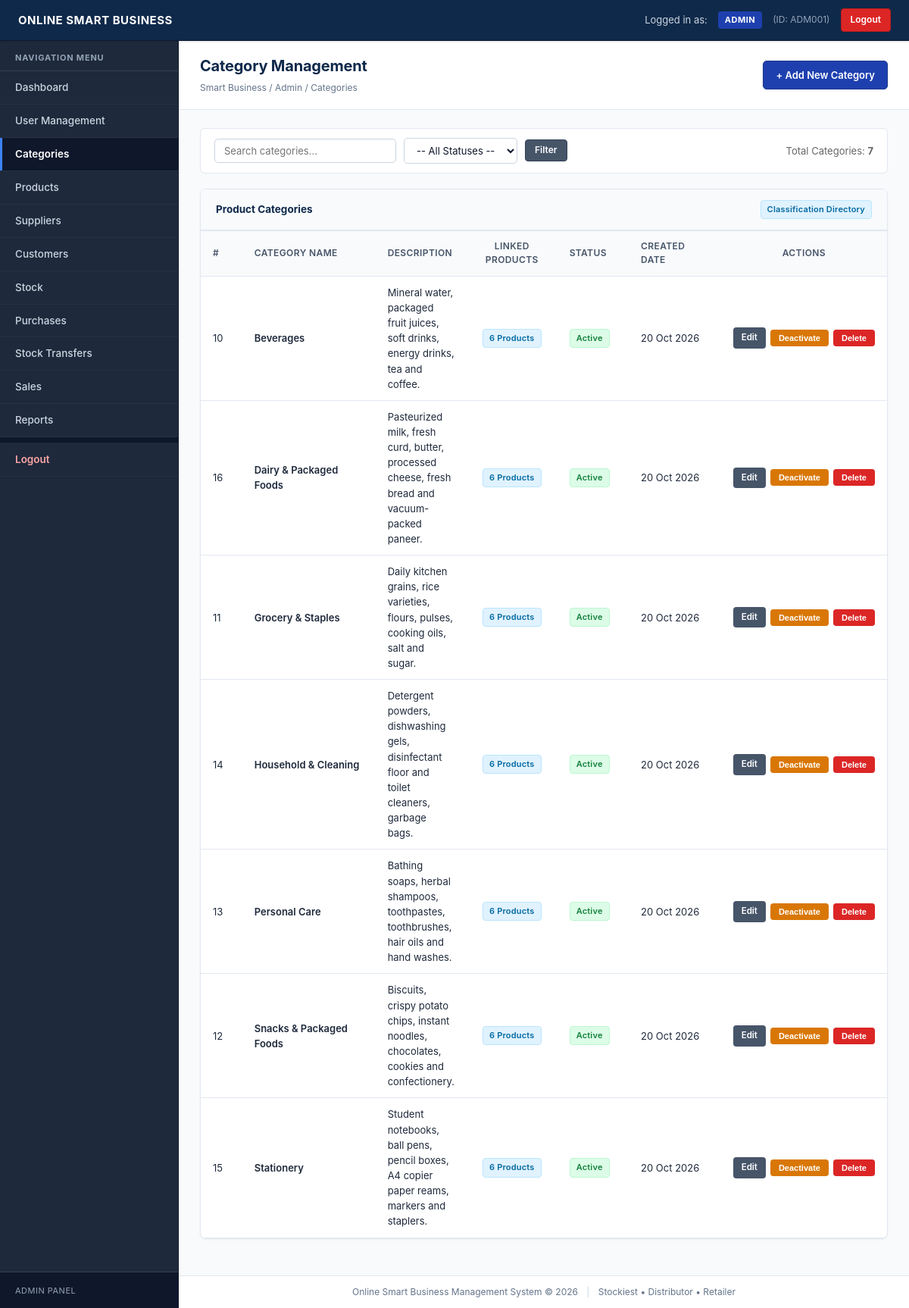
Screenshot of /categories/index.php (signed in) with the database file from the repository.
### tables this page shows
CREATE TABLE IF NOT EXISTS `categories` (
    `id` INT(11) NOT NULL AUTO_INCREMENT,
    `category_name` VARCHAR(100) NOT NULL UNIQUE,
    `description` TEXT DEFAULT NULL,
    `status` ENUM('Active', 'Inactive') DEFAULT 'Active',
    `created_at` TIMESTAMP NOT NULL DEFAULT CURRENT_TIMESTAMP,
    PRIMARY KEY (`id`)
);

### includes/auth.php (called while the page is built, shortened)
<?php
function is_logged_in() {
    return isset($_SESSION['user_db_id']) && !empty($_SESSION['user_db_id']);
}
function get_logged_in_user() {
    return [
        'id'        => $_SESSION['user_db_id'],
        'user_id'   => $_SESSION['user_id'],
        'full_name' => $_SESSION['full_name'],
        'role_id'   => $_SESSION['role_id'],
        'role_name' => $_SESSION['role_name']
    ];
}
function e($str) {
    return htmlspecialchars((string)($str ?? ''), ENT_QUOTES, 'UTF-8');
}
?>

### categories/index.php (the view, shortened to what this page needs)
<?php
require_once '../config/database.php';
require_once '../includes/auth.php';
$active_menu = 'categories';
$search = trim($_GET['search'] ?? '');
$where_clauses = [];
$where_sql = !empty($where_clauses) ? 'WHERE ' . implode(' AND ', $where_clauses) : '';
$query = "SELECT c.*, COUNT(p.id) as product_count
          FROM categories c
          LEFT JOIN products p ON c.id = p.category_id
          {$where_sql}
          GROUP BY c.id
          ORDER BY c.category_name ASC";
$stmt = mysqli_prepare($conn, $query);
mysqli_stmt_execute($stmt);
$result = mysqli_stmt_get_result($stmt);
include '../includes/header.php';
?>
<div class="page-header">
    <div>
        <h1>Category Management</h1>
        <div class="page-breadcrumb">Smart Business / Admin / Categories</div>
    </div>
    <div>
        <a href="create.php" class="btn btn-primary">+ Add New Category</a>
    </div>
</div>
<div class="page-content">
    <div class="filter-bar">
        <form method="GET" action="index.php" class="filter-form">
            <input type="text" name="search" placeholder="Search categories..." value="<?php echo e($search); ?>" style="min-width: 240px;">
            <select name="status">
                <option value="">-- All Statuses --</option>
            </select>
            <button type="submit" class="btn btn-secondary btn-sm">Filter</button>
        </form>
        <div style="font-size: 13px; color: #666;">
            Total Categories: <strong><?php echo mysqli_num_rows($result); ?></strong>
        </div>
    </div>
    <div class="card">
        <div class="card-header">
            <span>Product Categories</span>
            <span class="badge badge-info">Classification Directory</span>
        </div>
        <div class="card-body" style="padding: 0;">
            <?php if (mysqli_num_rows($result) === 0): ?>
                <div style="padding: 30px; text-align: center; color: #777;">
                    <p style="font-size: 15px; margin-bottom: 8px;">No categories found.</p>
                    <a href="create.php" class="btn btn-primary btn-sm">Add First Category</a>
                </div>
            <?php else: ?>
                <table class="data-table" style="margin-top: 0; border: none;">
                    <thead>
                        <tr>
                            <th style="width: 60px;">#</th>
                            <th style="width: 220px;">Category Name</th>
                            <th>Description</th>
                            <th style="width: 130px; text-align: center;">Linked Products</th>
                            <th style="width: 100px;">Status</th>
                            <th style="width: 140px;">Created Date</th>
                            <th style="width: 200px; text-align: center;">Actions</th>
                        </tr>
                    </thead>
                    <tbody>
                        <?php while ($row = mysqli_fetch_assoc($result)): ?>
                            <tr>
                                <td><?php echo e($row['id']); ?></td>
                                <td><strong><?php echo e($row['category_name']); ?></strong></td>
                                <td><?php echo e($row['description'] ?? '—'); ?></td>
                                <td style="text-align: center;">
                                    <span class="badge badge-info"><?php echo (int)$row['product_count']; ?> Products</span>
                                </td>
                                <td>
                                    <?php if ($row['status'] === 'Active'): ?>
                                        <span class="badge badge-success">Active</span>
                                    <?php else: ?>
                                        <span class="badge badge-danger">Inactive</span>
                                    <?php endif; ?>
                                </td>
                                <td><?php echo date('d M Y', strtotime($row['created_at'])); ?></td>
                                <td style="text-align: center;">
                                    <div class="action-links">
                                        <a href="edit.php?id=<?php echo e($row['id']); ?>" class="btn-secondary">Edit</a>
                                        <form method="POST" action="toggle_status.php" style="display:inline;" onsubmit="return confirm('Change status for this category?');">
                                            <button type="submit" class="<?php echo ($row['status'] === 'Active') ? 'btn-warning' : 'btn-success'; ?>" style="font-size: 11px;">
                                                <?php echo ($row['status'] === 'Active') ? 'Deactivate' : 'Activate'; ?>
                                            </button>
                                        </form>
                                        <form method="POST" action="delete.php" style="display:inline;" onsubmit="return confirm('Are you sure you want to delete this category?');">
                                            <button type="submit" class="btn-danger" style="font-size: 11px;">Delete</button>
                                        </form>
                                    </div>
                                </td>
                            </tr>
                        <?php endwhile; ?>
                    </tbody>
                </table>
            <?php endif; ?>
        </div>
    </div>
</div>
<?php
include '../includes/footer.php';
?>

### includes/header.php (shortened to what this page needs)
<?php
require_once __DIR__ . '/auth.php';
$active_menu = isset($active_menu) ? $active_menu : '';
$current_user = get_logged_in_user();
?>
<!DOCTYPE html>
<html lang="en">
<head>
    <?php
    $css_path = dirname(__DIR__) . '/assets/css/style.css';
    $css_version = file_exists($css_path) ? filemtime($css_path) : time();
    ?>
    <link rel="stylesheet" href="<?php echo BASE_URL; ?>assets/css/style.css?v=<?php echo $css_version; ?>">
</head>
<body>
    <div class="app-container">
        <header class="top-navbar">
            <div class="navbar-brand">
                <a href="<?php echo BASE_URL; ?>index.php">ONLINE SMART BUSINESS</a>
            </div>
            <div class="navbar-user-info">
                <span class="user-greeting">Logged in as: <strong><?php echo htmlspecialchars($current_user['full_name'] ?? ''); ?></strong></span>
                <span class="badge-role badge-<?php echo strtolower($current_user['role_name'] ?? ''); ?>"><?php echo htmlspecialchars($current_user['role_name'] ?? ''); ?></span>
                <span class="user-id-tag">(ID: <?php echo htmlspecialchars($current_user['user_id'] ?? ''); ?>)</span>
                <a href="<?php echo BASE_URL; ?>logout.php" class="btn-logout">Logout</a>
            </div>
        </header>
        <div class="layout-body">
            <?php include __DIR__ . '/sidebar.php'; ?>
            <main class="app-main">

### includes/sidebar.php (shortened to what this page needs)
<?php
$user_role = strtolower($current_user['role_name'] ?? '');
$base = defined('BASE_URL') ? BASE_URL : '/smart_business/';
$active = isset($active_menu) ? $active_menu : '';
?>
<aside class="app-sidebar">
    <div class="sidebar-heading">
        <span>NAVIGATION MENU</span>
    </div>
    <ul class="sidebar-menu">
        <?php if ($user_role === 'admin'): ?>
            <li class="<?php echo ($active === 'dashboard') ? 'active' : ''; ?>">
                <a href="<?php echo $base; ?>admin/index.php">Dashboard</a>
            </li>
            <li class="<?php echo ($active === 'users') ? 'active' : ''; ?>">
                <a href="<?php echo $base; ?>users/index.php">User Management</a>
            </li>
            <li class="<?php echo ($active === 'categories') ? 'active' : ''; ?>">
                <a href="<?php echo $base; ?>categories/index.php">Categories</a>
            </li>
            <li class="<?php echo ($active === 'products') ? 'active' : ''; ?>">
                <a href="<?php echo $base; ?>products/index.php">Products</a>
            </li>
            <li class="<?php echo ($active === 'suppliers') ? 'active' : ''; ?>">
                <a href="<?php echo $base; ?>suppliers/index.php">Suppliers</a>
            </li>
            <li class="<?php echo ($active === 'customers') ? 'active' : ''; ?>">
                <a href="<?php echo $base; ?>customers/index.php">Customers</a>
            </li>
            <li class="<?php echo ($active === 'stock') ? 'active' : ''; ?>">
                <a href="<?php echo $base; ?>stock/index.php">Stock</a>
            </li>
            <li class="<?php echo ($active === 'purchases') ? 'active' : ''; ?>">
                <a href="<?php echo $base; ?>purchases/index.php">Purchases</a>
            </li>
            <li class="<?php echo ($active === 'transfers') ? 'active' : ''; ?>">
                <a href="<?php echo $base; ?>stock_transfers/index.php">Stock Transfers</a>
            </li>
            <li class="<?php echo ($active === 'sales') ? 'active' : ''; ?>">
                <a href="<?php echo $base; ?>sales/index.php">Sales</a>
            </li>
            <li class="<?php echo ($active === 'reports') ? 'active' : ''; ?>">
                <a href="<?php echo $base; ?>reports/index.php">Reports</a>
            </li>
        <?php endif; ?>
        <li class="sidebar-divider"></li>
        <li>
            <a href="<?php echo $base; ?>logout.php" class="menu-logout">Logout</a>
        </li>
    </ul>
    <div class="sidebar-footer-info">
        <div class="sidebar-user-role"><?php echo htmlspecialchars($current_user['role_name'] ?? ''); ?> Panel</div>
    </div>
</aside>

### includes/footer.php (shortened to what this page needs)
                <footer class="app-footer">
                    <div class="footer-container">
                        <span>Online Smart Business Management System &copy; <?php echo date('Y'); ?></span>
                        <span class="footer-separator">|</span>
                        <span>Stockiest &bull; Distributor &bull; Retailer</span>
                    </div>
                </footer>
            </main>
        </div>
    </div>
</body>
</html>

### rows the page displays
categories: id "10", category_name "Beverages", description "Mineral water, packaged fruit juices, soft drinks, energy drinks, tea and coffee.", product_count "6", status "Active", created_at "20 Oct 2026"
categories: id "16", category_name "Dairy & Packaged Foods", description "Pasteurized milk, fresh curd, butter, processed cheese, fresh bread and vacuum-packed paneer.", product_count "6", status "Active", created_at "20 Oct 2026"
categories: id "11", category_name "Grocery & Staples", description "Daily kitchen grains, rice varieties, flours, pulses, cooking oils, salt and sugar.", product_count "6", status "Active", created_at "20 Oct 2026"
categories: id "14", category_name "Household & Cleaning", description "Detergent powders, dishwashing gels, disinfectant floor and toilet cleaners, garbage bags.", product_count "6", status "Active", created_at "20 Oct 2026"
categories: id "13", category_name "Personal Care", description "Bathing soaps, herbal shampoos, toothpastes, toothbrushes, hair oils and hand washes.", product_count "6", status "Active", created_at "20 Oct 2026"
categories: id "12", category_name "Snacks & Packaged Foods", description "Biscuits, crispy potato chips, instant noodles, chocolates, cookies and confectionery.", product_count "6", status "Active", created_at "20 Oct 2026"
categories: id "15", category_name "Stationery", description "Student notebooks, ball pens, pencil boxes, A4 copier paper reams, markers and staplers.", product_count "6", status "Active", created_at "20 Oct 2026"

### other values shown
$current_user['role_name'] "ADMIN"
$current_user['user_id'] "ADM001"
mysqli_num_rows($result) "7"
